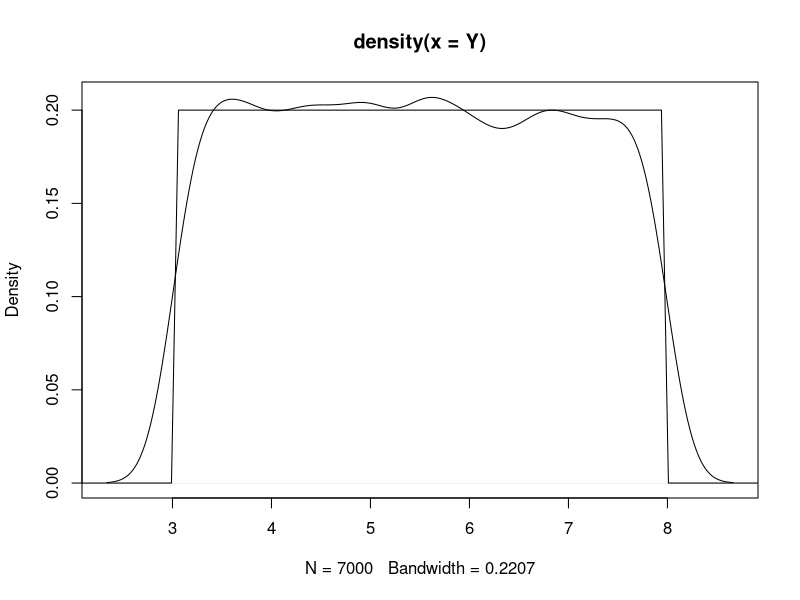
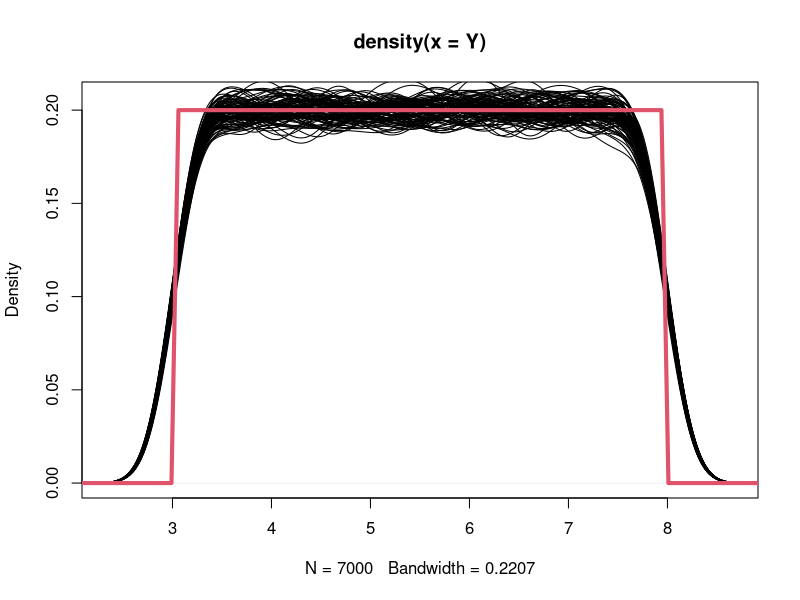
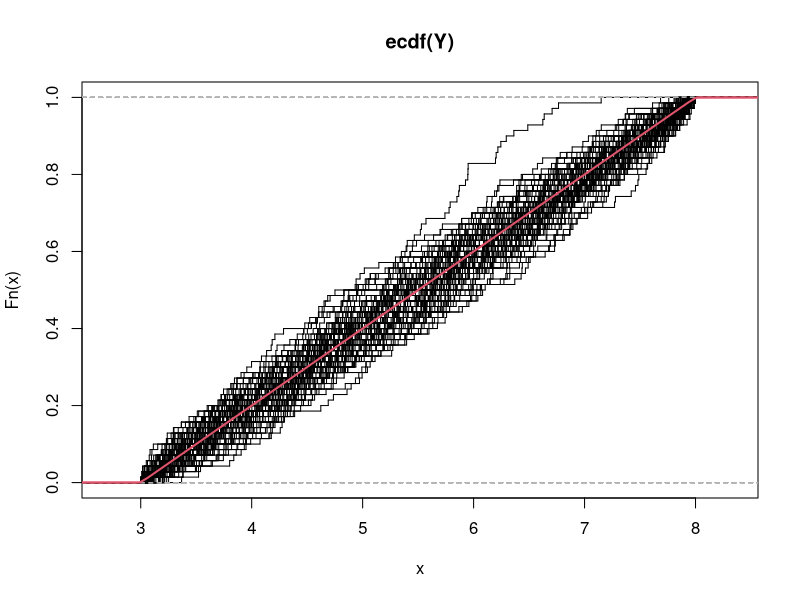

Write the R code that produced these figures, in order.
# ECDF para todos

# Kernel

# Distribucion uniforme

tamano_muestral <- 7000
a <- 3
b <- 8
iteraciones <- 100

X <- seq(2,9,length.out = 100)
Y <- runif(tamano_muestral, a, b)

estimador_kernel <- density(Y)

plot(estimador_kernel)
lines(X, dunif(X,a,b))

plot(estimador_kernel)
for ( i in seq_len(iteraciones)) {
  Y <- runif(tamano_muestral, a, b)
  estimador_kernel <- density(Y)
  lines(estimador_kernel)
}

lines(X, dunif(X,a,b), col=2, lwd=4)

# ECDF


# Distribución uniforme

tamano_muestral <- 70
a <- 3
b <- 8
iteraciones <- 100

X <- seq(2,9,length.out = 100)
Y = runif(tamano_muestral, a, b)
estimador_ecdf <- ecdf(Y)


plot(estimador_ecdf, pch="", verticals = TRUE)
lines(X, punif(X,a,b), col =2, lwd=2)

for ( i in seq_len(iteraciones)) {
  Y <- runif(tamano_muestral, a, b)
  estimador_ecdf <- ecdf(Y)
  lines(estimador_ecdf, pch="", verticals = TRUE)
}
lines(X, punif(X,a,b), col =2, lwd=2)

